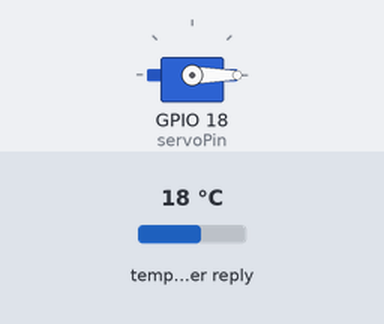
Simulated run of this sketch. Board: ESP32. Shown: servo. The inputs (shaded band) are chosen by the test bench; at power-on: temperature in the weather reply 18 °C. WiFi joins after 1.5 s; servers stay silent unless stated; web services answer with replies made up by the test bench; what the sketch prints to the serial monitor is not drawn.

Above: at 4.05 s.
Timing chart, 0 to 11.1 s (numbered marks = the images above):
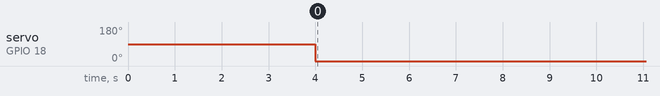

The sketch:

openlab_api_servo_v1.ino
```cpp
/*
Este archivo reemplaza Waqi_servo.ino.

Este ejemplo realiza una consulta a OpenWeather: Cuál es la velocidad del viento en Madrid?

Si el valor es mayor a 9 el movimiento del servomotor es lento.
Si el valor es menor a 9 el movimiento del servomotor es muy rápido.

Circuito electrónico: https://coda.io/d/Open-Lab-Como-estas-mundo_dJ4ZNXIYYQk/Controlando-un-servomotor_sughR#_luS25

Ejemplo creado para el OpenLab "¿Cómo estas mundo?" de Diseño Udesa
Noviembre 2022

*/


//Incluimos las librerias que vamos a utilizar.
#include <Arduino.h>
#include <WiFi.h>
#include <WiFiMulti.h>
#include <HTTPClient.h>
#include <ESP32Servo.h>

//

//Definiciones y Variables constantes
#define USE_SERIAL Serial
#define SSID "red_wifi"
#define PASSWORD "clave_wifi"
#define DelayApi 60000  //expresado en ms.

//Seleccion de Ciudad
#define Madrid  // Opciones: Buenos_Aires Madrid Barcelona Bogota México_DF Berlin Paris Qatar

//Este define nos permite seleccionar que API queremos Usar. WAQI o OpenWeather
#define OpenWeather

//Segun la api que seleccionemos, tendremos que elegir entre Token(WAQI) o Appid(OpenWeather)
//const String token = "aca va el token que nos da WAQI";
const String appid = "token_API";
//---------------------------------------------------------------//


#include "api.h"


//Constructores
WiFiMulti wifiMulti;

Servo myservo;
int pos = 0;
int targetpos = 0;
int delayservo = 0;
#if defined(ARDUINO_ESP32S2_DEV)
int servoPin = 17;
#else
int servoPin = 18;
#endif

unsigned long tiempo_ultima_llamada = 0;

void setup() {

  USE_SERIAL.begin(115200);

  USE_SERIAL.println();
  USE_SERIAL.println();
  USE_SERIAL.println();

  for (uint8_t t = 4; t > 0; t--) {
    USE_SERIAL.printf("[SETUP] WAIT %d...\n", t);
    USE_SERIAL.flush();
    delay(1000);
  }
  wifiMulti.addAP(SSID, PASSWORD);

  ESP32PWM::allocateTimer(0);
  ESP32PWM::allocateTimer(1);
  ESP32PWM::allocateTimer(2);
  ESP32PWM::allocateTimer(3);
  myservo.setPeriodHertz(50);  // standard 50 hz servo
  myservo.attach(servoPin, 1000, 2000);
}

void loop() {

  if (tiempo_ultima_llamada + DelayApi < millis()) {
    if ((wifiMulti.run() == WL_CONNECTED)) {
      getData();
      tiempo_ultima_llamada = millis();
      USE_SERIAL.println("Velocidad viento: " + String(datos.wind_speed));
      // serialData();
    }
    if (datos.wind_speed > 9) {
      targetpos = 40;
      delayservo = 1;
    } else {
      targetpos = 180;
      delayservo = 15;
    }
  }
  for (pos = 0; pos <= targetpos; pos += 1) {  // goes from 0 degrees to 180 degrees
    // in steps of 1 degree
    myservo.write(pos);  // tell servo to go to position in variable 'pos'
    delay(delayservo);           // waits 15ms for the servo to reach the position
  }
  for (pos = targetpos; pos >= 0; pos -= 1) {  // goes from 180 degrees to 0 degrees
    myservo.write(pos);                        // tell servo to go to position in variable 'pos'
    delay(delayservo);                                 // waits 15ms for the servo to reach the position
  }
}
```

api.h
```cpp
#include <ArduinoJson.h>

#ifdef WAQI
class Api {
public:
  float aqi;         //Calidad de Aire.
  float index;       //Index en el que se encuentra.
  float pm25;        //particulas menores a 2.5 micrones.
  float pm10;        //particulas menores a 10 micrones.
  float hum;         //Humeda ambiente.
  float presion;     //Presion Barometrica.
  float temp;        //Temperatura.
  float co;          //monoxido de carbono.
  float o3;          //Ozono.
  float no2;         //Oxido de nitrogeno.
  float so2;         //Oxido de Sulfuro.
  float wind_speed;  //Velocidad del Viento
  float wind_deg;    //Grados  del Viento
  float dew;         //?????????
  float rain;        //Lluvia
};
#endif

#ifdef OpenWeather
class Api {
public:
  const char* main;
  const char* description;
  float temp;
  float feels;
  float temp_min;
  float temp_max;
  float presion;
  float hum;
  float visibilidad;
  float wind_speed;
  float wind_deg;
  float clouds;
};
#endif

//Define de Ciudades
#ifdef WAQI
#ifdef Buenos_Aires
String city = "argentina/buenos-aires/us-embassy";
#endif
#ifdef Madrid
String city = "madrid/";
#endif
#ifdef Barcelona
String city = "spain/catalunya/barcelona-eixample/";
#endif
#ifdef Bogota
String city = "colombia/bogota/us-consulate/";
#endif
#ifdef Mexico_DF
String city = "mexico/mexico/merced/";
#endif
#ifdef Berlin
String city = "germany/berlin/mitte--bruckenstrasse/";
#endif
#ifdef Paris
String city = "paris/";
#endif
#ifdef Qatar
String city = "qatar/doha/al-rayyan/";
#endif
#endif

#ifdef OpenWeather
#ifdef Buenos_Aires
String city = "3433955";
#endif
#ifdef Madrid
String city = "6355233";
#endif
#ifdef Barcelona
String city = "6356055";
#endif
#ifdef Bogota
String city = "3688689";
#endif
#ifdef Mexico_DF
String city = "3996063";
#endif
#ifdef Berlin
String city = "2950159";
#endif
#ifdef Paris
String city = "6455259";
#endif
#ifdef Qatar
String city = "289688";
#endif
#endif

Api datos;

#ifdef WAQI
void getData() {
  String payload;
  HTTPClient http;

  USE_SERIAL.print("[HTTP] begin...\n");
  String url = "https://api.waqi.info/feed/" + city + "?token=c" + token;
  http.begin(url);  //HTTP

  USE_SERIAL.print("[HTTP] GET...\n");
  // start connection and send HTTP header
  int httpCode = http.GET();

  // httpCode will be negative on error
  if (httpCode > 0) {
    // HTTP header has been send and Server response header has been handled
    USE_SERIAL.printf("[HTTP] GET... code: %d\n", httpCode);

    // file found at server
    if (httpCode == HTTP_CODE_OK) {
      payload = http.getString();
      USE_SERIAL.println(payload);
    }
  } else {
    USE_SERIAL.printf("[HTTP] GET... failed, error: %s\n", http.errorToString(httpCode).c_str());
  }

  http.end();
  DynamicJsonDocument doc(4096);

  DeserializationError error = deserializeJson(doc, payload);
  if (error) {
    USE_SERIAL.print("deserializeJson() failed: ");
    USE_SERIAL.println(error.c_str());
    return;
  }

  datos.aqi = -1;
  datos.index = -1;
  datos.pm25 = -1;
  datos.pm10 = -1;
  datos.hum = -1;
  datos.presion = -1;
  datos.temp = -1;
  datos.co = -1;
  datos.o3 = -1;
  datos.no2 = -1;
  datos.so2 = -1;
  datos.wind_speed = -1;
  datos.wind_deg = -1;
  datos.dew = -1;
  datos.rain = -1;

  JsonObject data = doc["data"];
  datos.aqi = data["aqi"];
  datos.index = data["idx"];
  const char* data_dominentpol = data["dominentpol"];  // "pm25"

  for (JsonPair data_iaqi_item : data["iaqi"].as<JsonObject>()) {
    String data_iaqi_item_key = data_iaqi_item.key().c_str();  // "co", "h", "no2", "o3", "p", "pm10", ...
    if (data_iaqi_item_key == "pm25") {
      datos.pm25 = data_iaqi_item.value()["v"];
    }
    if (data_iaqi_item_key == "pm10") {
      datos.pm10 = data_iaqi_item.value()["v"];
    }
    if (data_iaqi_item_key == "h") {
      datos.hum = data_iaqi_item.value()["v"];
    }
    if (data_iaqi_item_key == "p") {
      datos.presion = data_iaqi_item.value()["v"];
    }
    if (data_iaqi_item_key == "t") {
      datos.temp = data_iaqi_item.value()["v"];
    }
    if (data_iaqi_item_key == "co") {
      datos.co = data_iaqi_item.value()["v"];
    }
    if (data_iaqi_item_key == "o3") {
      datos.o3 = data_iaqi_item.value()["v"];
    }
    if (data_iaqi_item_key == "no2") {
      datos.no2 = data_iaqi_item.value()["v"];
    }
    if (data_iaqi_item_key == "so2") {
      datos.so2 = data_iaqi_item.value()["v"];
    }
    if (data_iaqi_item_key == "w") {
      datos.wind_speed = data_iaqi_item.value()["v"];
    }
    if (data_iaqi_item_key == "wd") {
      datos.wind_deg = data_iaqi_item.value()["v"];
    }
    if (data_iaqi_item_key == "r") {
      datos.rain = data_iaqi_item.value()["v"];
    }
  }
}
#endif

#ifdef OpenWeather
void getData() {

  String payload;
  HTTPClient http;

  USE_SERIAL.print("[HTTP] begin...\n");
  String url = "https://api.openweathermap.org/data/2.5/weather?id=" + city + "&appid=" + appid + "&units=metric";
  http.begin(url);  //HTTP

  USE_SERIAL.print("[HTTP] GET...\n");
  // start connection and send HTTP header
  int httpCode = http.GET();

  // httpCode will be negative on error
  if (httpCode > 0) {
    // HTTP header has been send and Server response header has been handled
    USE_SERIAL.printf("[HTTP] GET... code: %d\n", httpCode);

    // file found at server
    if (httpCode == HTTP_CODE_OK) {
      payload = http.getString();
      USE_SERIAL.println(payload);
    }
  } else {
    USE_SERIAL.printf("[HTTP] GET... failed, error: %s\n", http.errorToString(httpCode).c_str());
  }

  http.end();

  datos.main = "";
  datos.description = "";
  datos.temp = -1;
  datos.feels = -1;
  datos.temp_min = -1;
  datos.temp_max = -1;
  datos.presion = -1;
  datos.hum = -1;
  datos.visibilidad = -1;
  datos.wind_speed = -1;
  datos.wind_deg = -1;
  datos.clouds = -1;


  StaticJsonDocument<1024> doc;

  DeserializationError error = deserializeJson(doc, payload);

  if (error) {
    Serial.print("deserializeJson() failed: ");
    Serial.println(error.c_str());
    return;
  }

  JsonObject weather_0 = doc["weather"][0];
  datos.main = weather_0["main"];
  datos.description = weather_0["description"];

  JsonObject main = doc["main"];
  datos.temp = main["temp"];
  datos.feels = main["feels_like"];
  datos.temp_min = main["temp_min"];
  datos.temp_max = main["temp_max"];
  datos.presion = main["pressure"];
  datos.hum = main["humidity"];
  datos.visibilidad = doc["visibility"];

  JsonObject wind = doc["wind"];
  datos.wind_speed = wind["speed"];
  datos.wind_deg = wind["deg"];
  datos.clouds = doc["clouds"]["all"];
}
#endif

void serialData() {
#ifdef USE_SERIAL
#ifdef WAQI
  USE_SERIAL.println("aqi: " + String(datos.aqi, 2));
  USE_SERIAL.println("index: " + String(datos.index, 2));
  USE_SERIAL.println("pm25: " + String(datos.pm25, 2));
  USE_SERIAL.println("pm10: " + String(datos.pm10, 2));
  USE_SERIAL.println("hum: " + String(datos.hum, 2));
  USE_SERIAL.println("presion: " + String(datos.presion, 2));
  USE_SERIAL.println("temp: " + String(datos.temp, 2));
  USE_SERIAL.println("co: " + String(datos.co, 2));
  USE_SERIAL.println("o3: " + String(datos.o3, 2));
  USE_SERIAL.println("no2: " + String(datos.no2, 2));
  USE_SERIAL.println("so2: " + String(datos.so2, 2));
  USE_SERIAL.println("WindSpeed: " + String(datos.wind_speed, 2));
  USE_SERIAL.println("wind_deg: " + String(datos.wind_deg, 2));
  USE_SERIAL.println("dew: " + String(datos.dew, 2));
  USE_SERIAL.println("rain: " + String(datos.rain, 2));
#endif
#ifdef OpenWeather
  USE_SERIAL.println("Status: " + String(datos.main));
  USE_SERIAL.println("Description: " + String(datos.description));
  USE_SERIAL.println("temp: " + String(datos.temp, 2));
  USE_SERIAL.println("Feelsliek: " + String(datos.feels, 2));
  USE_SERIAL.println("Temp Min: " + String(datos.temp_min, 2));
  USE_SERIAL.println("Temp Max: " + String(datos.temp_max, 2));
  USE_SERIAL.println("Presion: " + String(datos.presion, 2));
  USE_SERIAL.println("Hum: " + String(datos.hum, 2));
  USE_SERIAL.println("Visibilidad: " + String(datos.visibilidad, 2));
  USE_SERIAL.println("Velocidad Viento: " + String(datos.wind_speed, 2));
  USE_SERIAL.println("Grados Viento: " + String(datos.wind_deg, 2));
  USE_SERIAL.println("Nubosidad: " + String(datos.clouds, 2));
#endif
#endif
}
```
